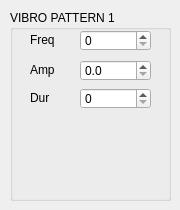
        <widget class="QWidget" name="VibroChan1Tab">
         <attribute name="title">
          <string>1</string>
         </attribute>
         <widget class="QGroupBox" name="VibroGroup">
          <property name="geometry">
           <rect>
            <x>10</x>
            <y>10</y>
            <width>161</width>
            <height>191</height>
           </rect>
          </property>
          <property name="title">
           <string>VIBRO PATTERN 1</string>
          </property>
          <widget class="QSpinBox" name="VibroFreq">
           <property name="geometry">
            <rect>
             <x>70</x>
             <y>20</y>
             <width>71</width>
             <height>21</height>
            </rect>
           </property>
           <property name="sizePolicy">
            <sizepolicy hsizetype="Maximum" vsizetype="Fixed">
             <horstretch>0</horstretch>
             <verstretch>0</verstretch>
            </sizepolicy>
           </property>
           <property name="maximum">
            <number>999999</number>
           </property>
          </widget>
          <widget class="QLabel" name="VibroFreqLabel">
           <property name="geometry">
            <rect>
             <x>20</x>
             <y>22</y>
             <width>31</width>
             <height>16</height>
            </rect>
           </property>
           <property name="text">
            <string>Freq</string>
           </property>
          </widget>
          <widget class="QDoubleSpinBox" name="VibroAmp">
           <property name="geometry">
            <rect>
             <x>70</x>
             <y>50</y>
             <width>71</width>
             <height>21</height>
            </rect>
           </property>
           <property name="sizePolicy">
            <sizepolicy hsizetype="Maximum" vsizetype="Fixed">
             <horstretch>0</horstretch>
             <verstretch>0</verstretch>
            </sizepolicy>
           </property>
           <property name="decimals">
            <number>1</number>
           </property>
          </widget>
          <widget class="QLabel" name="VibroAmpLabel">
           <property name="geometry">
            <rect>
             <x>20</x>
             <y>52</y>
             <width>31</width>
             <height>16</height>
            </rect>
           </property>
           <property name="text">
            <string>Amp</string>
           </property>
          </widget>
          <widget class="QSpinBox" name="VibroDur">
           <property name="geometry">
            <rect>
             <x>70</x>
             <y>78</y>
             <width>71</width>
             <height>21</height>
            </rect>
           </property>
           <property name="sizePolicy">
            <sizepolicy hsizetype="Maximum" vsizetype="Fixed">
             <horstretch>0</horstretch>
             <verstretch>0</verstretch>
            </sizepolicy>
           </property>
           <property name="maximum">
            <number>999999</number>
           </property>
          </widget>
          <widget class="QLabel" name="VibroDurLabel">
           <property name="geometry">
            <rect>
             <x>20</x>
             <y>80</y>
             <width>31</width>
             <height>16</height>
            </rect>
           </property>
           <property name="text">
            <string>Dur</string>
           </property>
          </widget>
         </widget>
        </widget>
